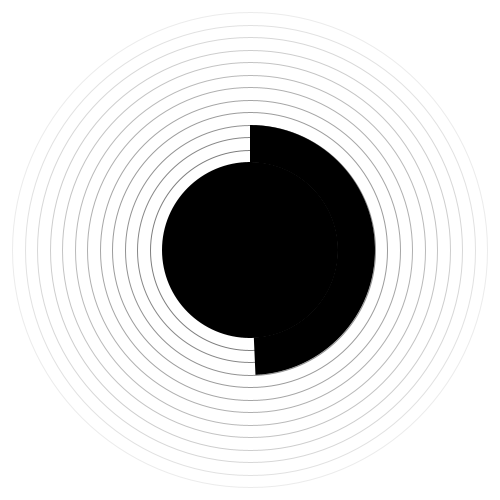
Frame 1 (no input)
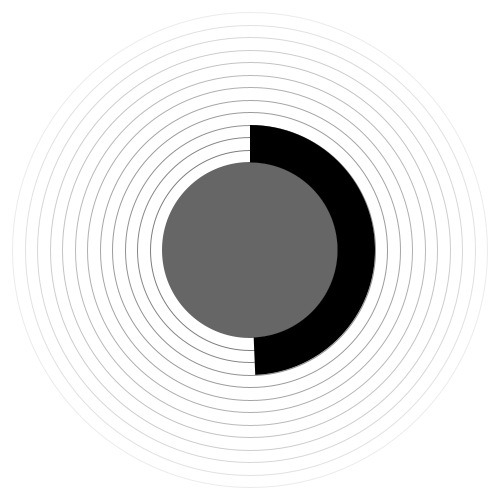
Frame 60 (the mouse pressed at the canvas centre just before this capture)
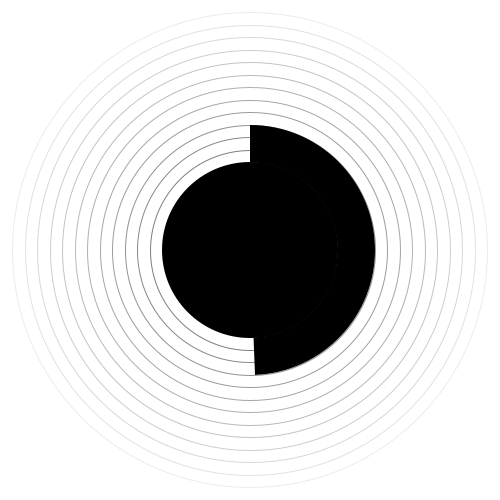
Frame 120 (the mouse held since frame 60 and released just before this capture)

The Processing sketch that drew these frames (run headless with seeded random() and noise(); from frame 60 on, the mouse is pressed at the canvas centre):

// Processing sketch: processing_142738
// ── processing_142738.pde

float circle;
float hours;

void setup() {
  size(500,500);
  smooth();
}

void draw() {
  background(255,255,255,80);
  noStroke();
  translate(width/2,height/2);
  
  //Minutes & Hours
  circle = map(minInSec(), 0, 60, 0, TWO_PI);
  fill(0);
  
  if(hour() > 12) hours = hour()-12;
  else hours = hour();
  
  float ellipseSize = map(hours,0,12,200,500);
  arc(0,0,ellipseSize,ellipseSize,-HALF_PI,circle-HALF_PI);
  fill(255);
  ellipse(0,0,175,175);
  
  //Seconds
  float secondAlpha = map(second(),0,60,0,255);
  if(second()%2 == 0) fill(0,0,0,secondAlpha);
  else fill(0);
  ellipse(0,0,176,176);
  
  //Hour Markers
   noFill();
   for(int i=0; i<12; i++){
   stroke(0,130-i*10);
   ellipse(0,0,200+i*25,200+i*25);
   }
}

float minInSec() {
  //float minutes = minute() + second()/60 gefällt Processing nicht  
  float minutes = minute();
  float seconds = second();
  seconds = seconds/60;
  minutes += seconds;
  return minutes;
}
